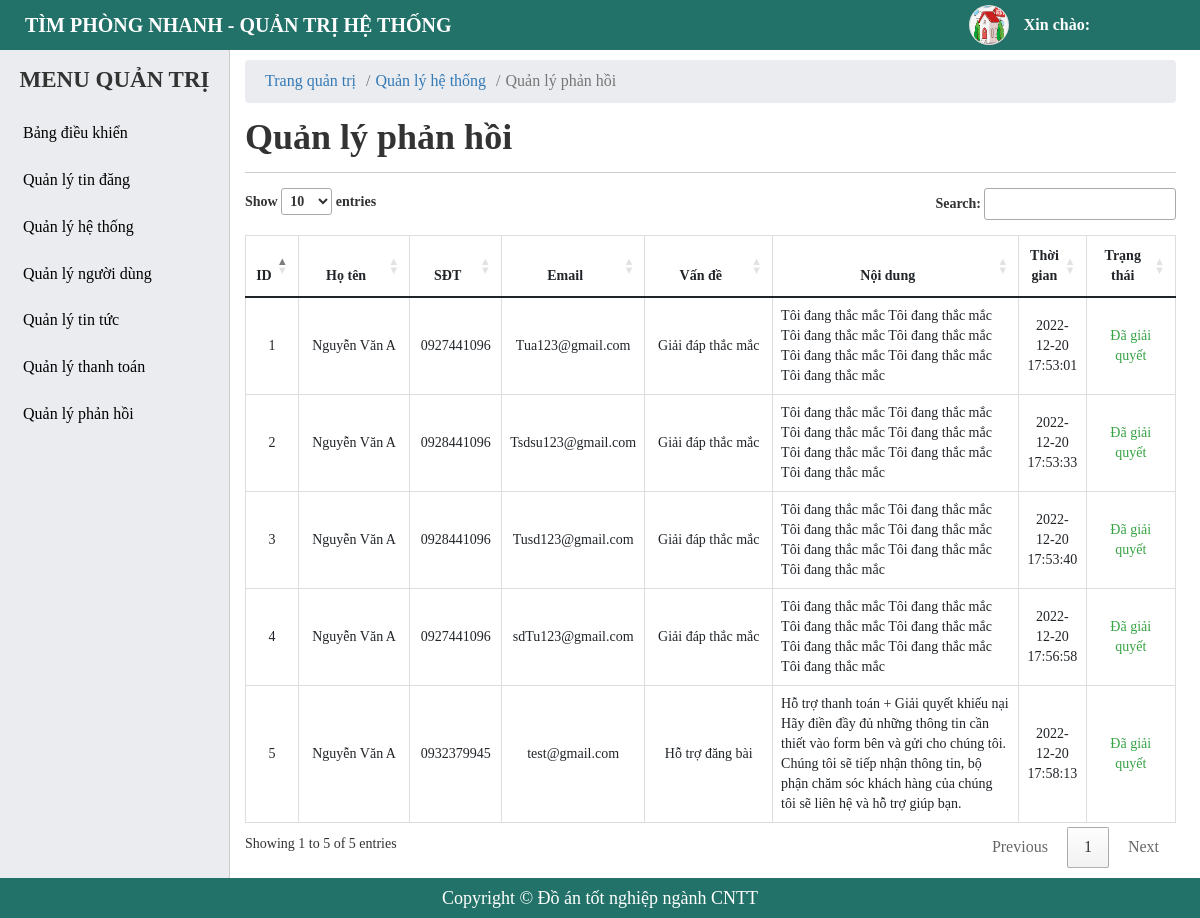
/admin/contact-manager.php, run on an earlier commit of the app's database.
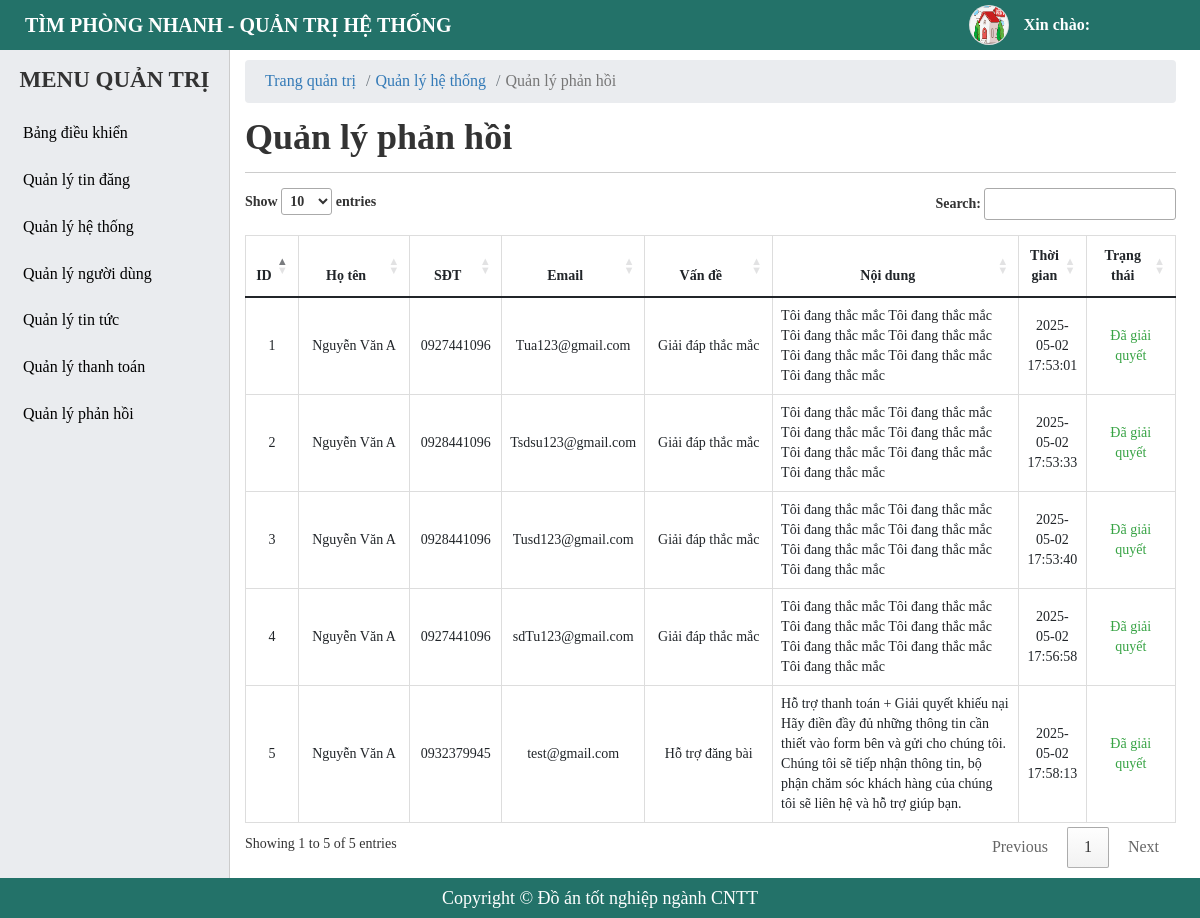
And on a later commit of the database.
### tables this page shows
CREATE TABLE `tbl_contact` (
  `id` int(11) NOT NULL,
  `name` varchar(255) NOT NULL,
  `phone` varchar(255) NOT NULL,
  `email` varchar(255) NOT NULL,
  `problem` tinyint(4) NOT NULL COMMENT 'vấn đề',
  `content` text NOT NULL COMMENT 'chi tiết, nội dung',
  `status` tinyint(4) NOT NULL DEFAULT 0,
  `created_at` timestamp NOT NULL DEFAULT current_timestamp()
);

### admin/contact-manager.php (the view, shortened to what this page needs)
<?php
    include './include/connect.php';
    $queryCon = $conn->prepare("SELECT * FROM tbl_contact WHERE status = 1");
    $queryCon->execute();
    $resultsCon = $queryCon->fetchAll(PDO::FETCH_OBJ);
?>
<!DOCTYPE html>
<html lang="en">
<head>
    <?php include('include/link-css.php');?>
</head>
<body>
    <?php
     include('include/header.php');
    ?>
    <div id="main">
        <?php
        include('include/sidebar.php');
        ?>
        <div id="main-right">
            <nav aria-label="breadcrumb">
                <ol class="breadcrumb">
                    <li class="breadcrumb-item"><a href="#">Trang quản trị</a></li>
                    <li class="breadcrumb-item"><a href="#">Quản lý hệ thống</a></li>
                    <li class="breadcrumb-item active" aria-current="page">Quản lý phản hồi</li>
                </ol>
            </nav>
            <section class="main-right-title">
                <div class="form-title">
                    <h1>Quản lý phản hồi</h1>
                </div>
            </section>
            <div class="main-right-table">
                <table class="table table-bordered table-post-list" id = "table-manage">
                    <thead>
                        <tr>
                            <th style="width: 5%;" >ID</th>
                            <th style="width: 13%;" >Họ tên</th>
                            <th style="width: 10%;" >SĐT</th>
                            <th style="width: 10%;" >Email</th>
                            <th style="width: 15%;" >Vấn đề</th>
                            <th style="width: 30%;" >Nội dung</th>
                            <th style="width: 7%;" >Thời gian</th>
                            <th style="width: 10%;" >Trạng thái</th>
                        </tr>
                    </thead>
                    <tbody >
                        <?php foreach ($resultsCon as $key => $value) { ?>
                            <tr>
                                <td><?php echo $key+1 ?></td>
                                <td>
                                    <p><?php echo $value -> name ?></p>
                                </td>
                                <td>
                                    <p><?php echo $value -> phone ?></p>
                                </td>
                                <td>
                                    <p><?php echo $value -> email ?></p>
                                </td>
                                <td>
                                    <?php if($value -> problem == 1){ ?>
                                        <p>Giải đáp thắc mắc</p>
                                    <?php }if($value -> problem == 2){ ?>
                                        <p>Hỗ trợ đăng bài</p>
                                    <?php }if($value -> problem == 3){ ?>
                                        <p>Hỗ trợ thanh toán</p>
                                    <?php }if($value -> problem == 4){ ?>
                                        <p>Giải quyết khiếu nại</p>
                                    <?php } ?>
                                </td>
                                <td  style="text-align: left; ">
                                    <p><?php echo $value -> content ?></p>
                                </td>
                                <td>
                                    <p><?php echo $value-> created_at?></p>
                                </td>
                                <td>
                                    <p style = "color: #37a344;">Đã giải quyết</p>
                                </td>
                            </tr>
                        <?php } ?>
                    </tbody>
                </table>
            </div>
        </div>
    </div>
    <?php include('include/footer.php');?>
</body>
</html>

What changed in the data, as far as the page shows it:
changed tbl_contact "Tua123@gmail.com": created_at "2022-12-20 17:53:01" → "2025-05-02 17:53:01"
changed tbl_contact "Tsdsu123@gmail.com": created_at "2022-12-20 17:53:33" → "2025-05-02 17:53:33"
changed tbl_contact "Tusd123@gmail.com": created_at "2022-12-20 17:53:40" → "2025-05-02 17:53:40"
changed tbl_contact "sdTu123@gmail.com": created_at "2022-12-20 17:56:58" → "2025-05-02 17:56:58"
changed tbl_contact "test@gmail.com": created_at "2022-12-20 17:58:13" → "2025-05-02 17:58:13"
